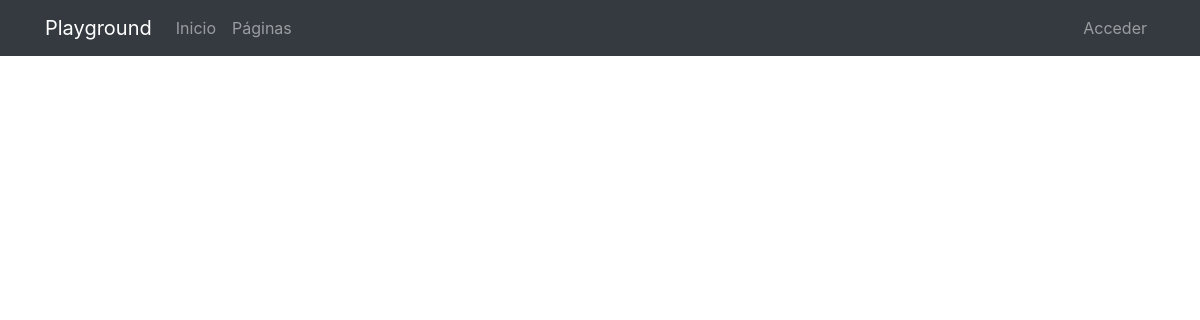
Page /pages/ on the earlier database version.
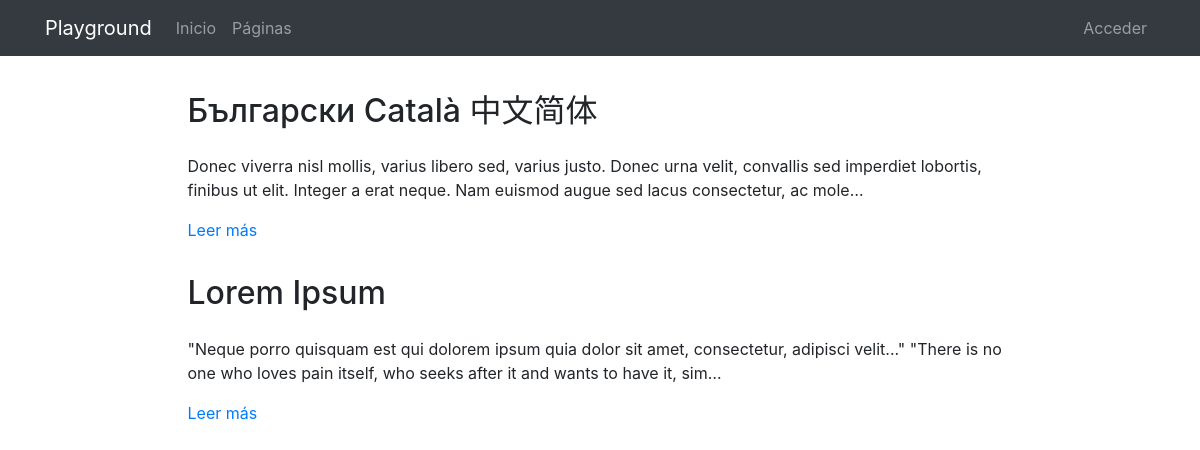
Same page on the later database version.
### pages/models.py (models this page shows, shortened)
class Page(models.Model):
    title = models.CharField(verbose_name="Título", max_length=200)
    content = RichTextField(verbose_name="Contenido")
    order = models.SmallIntegerField(verbose_name="Orden", default=0)
    created = models.DateTimeField(auto_now_add=True, verbose_name="Fecha de creación")
    updated = models.DateTimeField(auto_now=True, verbose_name="Fecha de edición")
    class Meta:
        verbose_name = "página"
        verbose_name_plural = "páginas"
        ordering = ['order', 'title']

### pages/views.py (the view)
# urls.py: path('', PageListView.as_view(), name='pages'),
class PageListView(ListView):
    model = Page

### pages/templates/pages/page_list.html (shortened to what this page needs)
{% extends 'core/base.html' %}
{% load static %}
{% block content %}
{% include 'pages/includes/pages_menu.html' %}
<main role="main">
  <div class="container mb-4">
    {% for page in page_list|dictsort:"id" reversed %}
      <div class="row mt-3">
        <div class="col-md-9 mx-auto">
          <h2 class="mb-4">{{page.title}}</h2>
          <div>
            <p>{{page.content|striptags|safe|truncatechars:"200"}}</p>
            <p><a href="{% url 'pages:page' page.id page.title|slugify %}">Leer más</a>
            </p>
          </div>
        </div>
      </div>
    {% endfor %}
  </div>
</main>
{% endblock %}

Differences in the rows shown:
added Page: title "Български Català 中文简体", content "Donec viverra nisl mollis, varius libero sed, varius justo. Donec urna velit, convallis sed imperdiet lobortis, finibus ut elit. Integer a erat neque. Nam euismod augue sed lacus consectetur, ac mole…"
added Page: title "Lorem Ipsum", content "\"Neque porro quisquam est qui dolorem ipsum quia dolor sit amet, consectetur, adipisci velit...\" \"There is no one who loves pain itself, who seeks after it and wants to have it, sim…"
